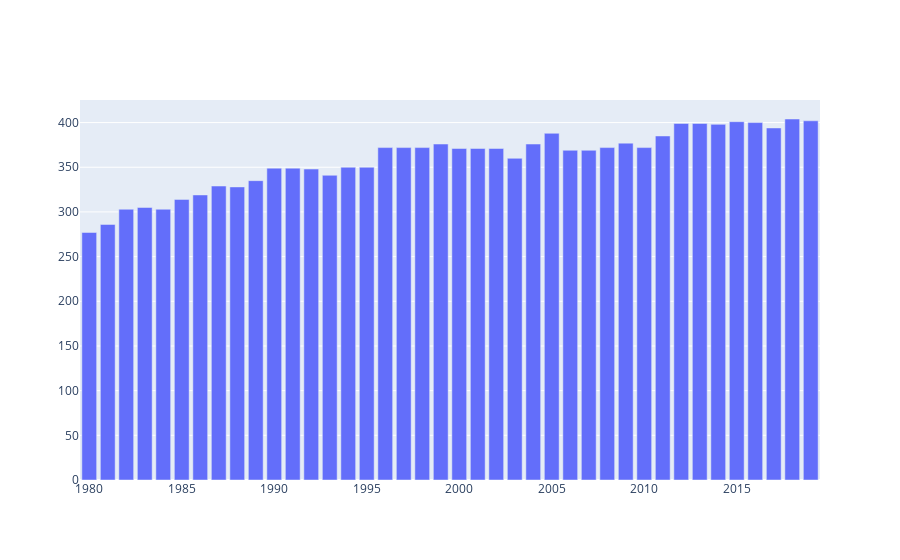

Write notebook code for a chart like this one.
### Code cell
# Just a basic count of players for each season in dataset 
basic_count = data.groupby('season').count()[['player']].reset_index()
p_count_fig = go.Figure(go.Bar(x=basic_count.season, y=basic_count.player))
p_count_fig.show()

### Figure 1 — Plotly figure (JSON) as saved in the notebook; plotly's stock layout.template omitted (floating-point values rounded to 4 significant figures)
{"data": [{"type": "bar", "x": [1980, 1981, 1982, 1983, 1984, 1985, 1986, 1987, 1988, 1989, 1990, 1991, 1992, 1993, 1994, 1995, 1996, 1997, 1998, 1999, 2000, 2001, 2002, 2003, 2004, 2005, 2006, 2007, 2008, 2009, 2010, 2011, 2012, 2013, 2014, 2015, 2016, 2017, 2018, 2019], "y": [277, 286, 303, 305, 303, 314, 319, 329, 328, 335, 349, 349, 348, 341, 350, 350, 372, 372, 372, 376, 371, 371, 371, 360, 376, 388, 369, 369, 372, 377, 372, 385, 399, 399, 398, 401, 400, 394, 404, 402]}], "layout": {}}
